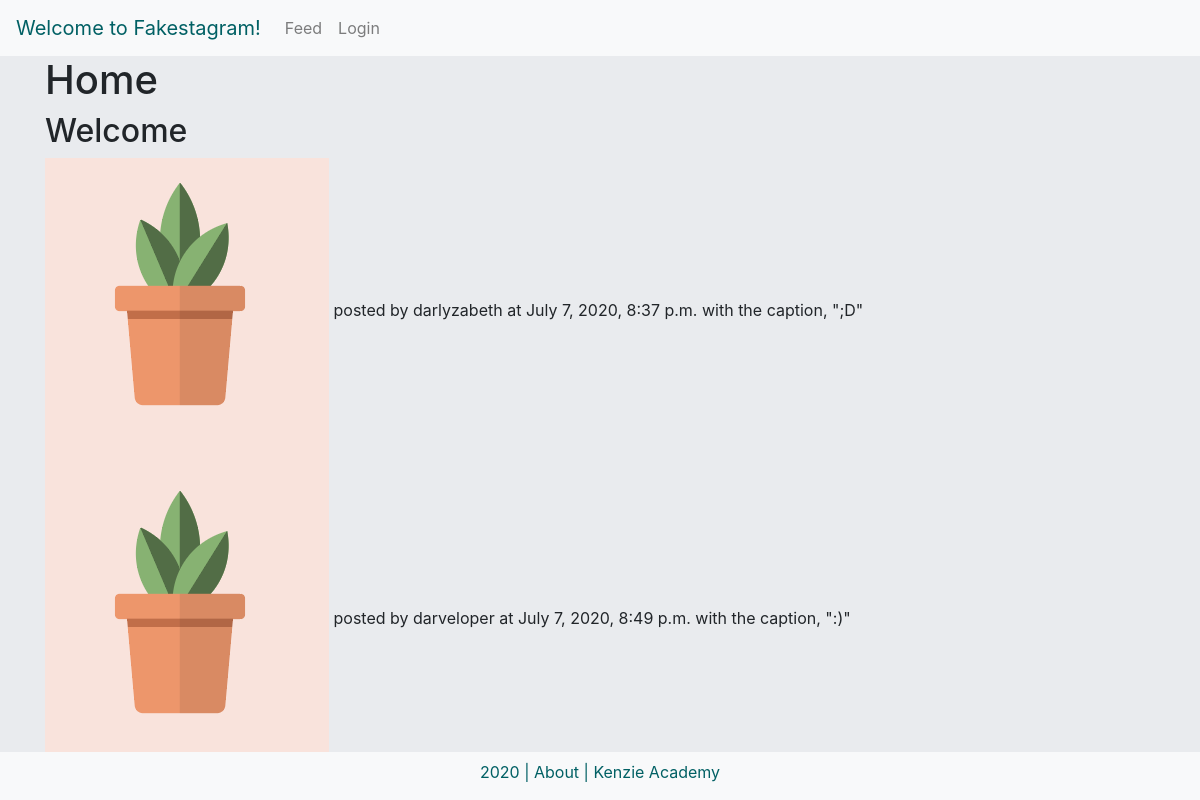
The page / on the database its author committed.
### insta_backend/models.py (models this page shows, shortened)
class Post(models.Model):
    author = models.ForeignKey(
        'authentication.Author',
        on_delete= models.CASCADE
    )
    image = models.ImageField(upload_to='post_uploads/')
    caption = models.TextField(max_length=500)
    timestamp = models.DateTimeField(auto_now=True)
    likes = models.ManyToManyField(
        'authentication.Author',
        blank=True,
        related_name="authors_who_like_this"
        )

### authentication/models.py (models this page shows, shortened)
class Author(AbstractBaseUser):
    bio = models.TextField(max_length=280)
    name = models.CharField(max_length=50)
    username = models.CharField(max_length=50, unique=True)
    slug = models.SlugField()
    website = models.URLField()
    email = models.EmailField(max_length=100, unique=True)
    gender = models.CharField(max_length=20)
    profile_picture = models.ImageField(null=True, blank=True)
    active = models.BooleanField(default=True)
    staff = models.BooleanField(default=False)
    admin = models.BooleanField(default=False)
    age = models.FloatField(null=True, blank=True)
    birthdate = models.DateField(auto_now=False, auto_now_add=False, null=True, blank=True)
    following = models.ManyToManyField(
        'self',
        related_name="following"
    )
    USERNAME_FIELD = 'username'
    REQUIRED_FIELDS = ['email', 'name']
    objects = AuthorManager()

### insta_backend/views.py (the view)
# urls.py: path('', Homepage.as_view(), name='home'),
class Homepage(View):
    html = "index.html"
    def get(self, request):
        print("posts view activated!!!")
        posts = None
        if request.user.is_authenticated:
            posts = Post.objects.filter(author__in=request.user.following.all())
        else:
            posts = Post.objects.all()
        return render(request, self.html, {'posts': posts})

### authentication/templates/index.html
{% extends 'base.html' %}
{% block content %}
<h1>Home</h1>
<h2>Welcome {{request.user.username}}</h2>
{% if posts %}
{% for post in posts %}
{% load static %}
    <img src="{% static post.image.url|slice:"13:" %}"/>
    posted by {{ post.author.username }}
    at {{ post.timestamp }}
    with the caption, "{{ post.caption }}"
    <br>
{% endfor %}
{% else %}
"no posts"
{% endif %}
{% endblock %}

### rows shown on the page
Post: image (picture), author.username "darlyzabeth", timestamp "July 7, 2020, 8:37 p.m.", caption ";D"
Post: image (picture), author.username "darveloper", timestamp "July 7, 2020, 8:49 p.m.", caption ":)"
